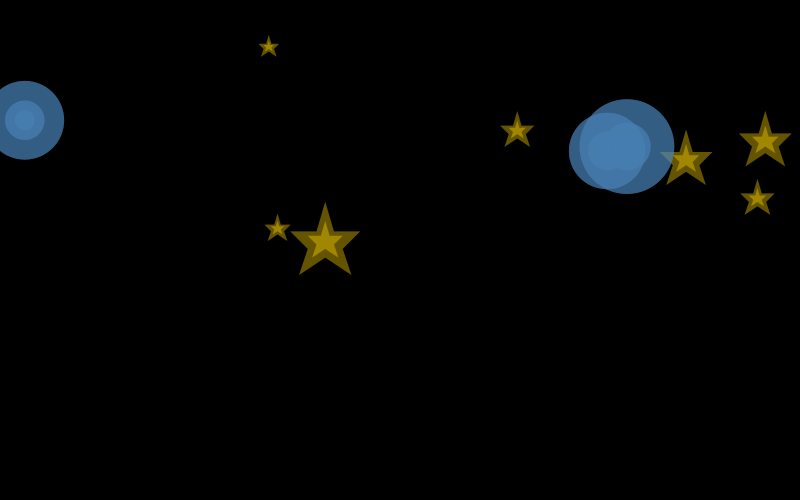
Frame 1 (no input)
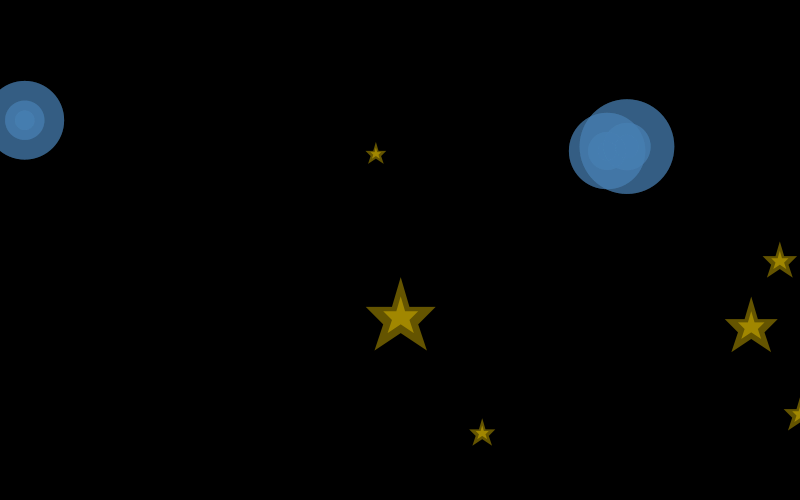
Frame 60 (the mouse pressed at the canvas centre just before this capture)
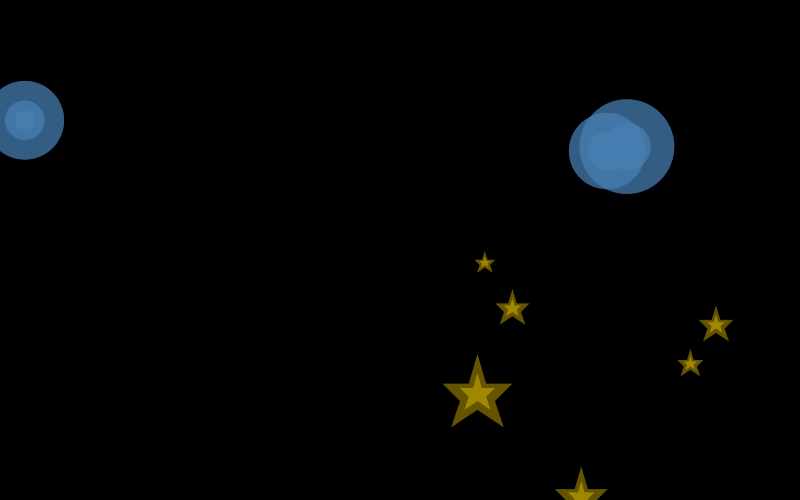
Frame 120 (the mouse held since frame 60 and released just before this capture)

The Processing sketch that drew these frames (run headless with seeded random() and noise(); from frame 60 on, the mouse is pressed at the canvas centre):

// Processing sketch: processing_141670
// ── processing_141670.pde

//Jenny McCarthy HW 9: Dumb Agents, using arrays of objects (3/27/14)

Stars[] stars = new Stars [6]; //declare array of bubbles
Obstacle[] ob = new Obstacle [3]; //declare array of obstacles

void setup(){
  size(800,500);
  smooth();
  frameRate(20);
  for(int i=0;i<stars.length;i++){ //initializing each star w/ for loop
    stars[i] = new Stars();
  }
  for(int j=0;j<ob.length;j++){ //initializing each obstacle w/ for loop
    ob[j] = new Obstacle();
  }
}

void draw(){
  background(0);
  for(int i=0;i<stars.length;i++){ //run and move each star w/ for loop
    stars[i].display();
    stars[i].move();
    for(int j=0;j<stars.length;j++){  //check each star w/ for loop
      if(stars[i].collide(stars[j])){ //if stars collide w/ other stars, run coll function
        stars[i].coll();
      } 
    }
    for(int k=0;k<ob.length;k++){  //run each obstacle w/ for loop
      ob[k].display();
      if(ob[k].intersect(stars[i])){ //if obstacles and stars intersect, run inter function 
        stars[i].inter();
      }
    }
  }
  if (keyPressed){
    if (key=='r' || key=='R'){
      setup();
    } // press r to reset
  }
}
    
class Obstacle {
  float x,y; //x,y position
  color col; //color of obstacle
  float oSize; //size of obstacle
  
  Obstacle (){
    oSize = random(75,150);
    col = color(70,130,180); //steel blue - from the RGB Color Codes Chart
    x = random(width); //random x position
    y = random(height); //random y position
  }
  
  void display(){
    noStroke();
    fill(col,50); //fills color col with 50 opacity
    ellipse(x,y,oSize,oSize);
    ellipse(x,y,oSize/2,oSize/2);
    ellipse(x,y,oSize/4,oSize/4);
  }
  
  boolean intersect(Stars s){
    float d = dist(x,y,s.xpos,s.ypos);
    if (d < oSize){ //if d is less than the size of obstacle, then boolean returns true
      return true;
    } else { //if d is not less than the size of obstacle, then boolean returns false
      return false;
    }  
  }
}
class Stars {
  float xpos; //x position
  float ypos; //y postion 
  float speed; //speed of stars
  float size; //size of stars
  int xdirection = 1; //left-right
  int ydirection = 1; //top-bottom
  color c = color(255,215,0); //gold - from the RGB Color Codes Chart
  
  Stars(){
    xpos = random(width); //stars start at a random x postion
    ypos = random(height); //stars start at a random y postion
    speed = random(1,5); //random speed
    size = random(.5,2); //random size 
  }
  
  void drawStars(float x,float y){
    noStroke();
    fill(c,100); //fills color c, opacity 100
    
    beginShape(); //outer star
    vertex(x,y-22*size); //1st point (top, going clockwise to next point)
    vertex(x+5*size,y-5*size);
    vertex(x+20*size,y-5*size); //2nd point
    vertex(x+10*size,y+5*size);
    vertex(x+15*size,y+20*size); //3rd point
    vertex(x,y+10*size);
    vertex(x-15*size,y+20*size); //4th point
    vertex(x-10*size,y+5*size);
    vertex(x-20*size,y-5*size); //5th point
    vertex(x-5*size,y-5*size);
    endShape(CLOSE);
    
    beginShape(); //inner star
    vertex(x,y-11*size); //1st point (top, going clockwise to next point)
    vertex(x+2.5*size,y-2.5*size);
    vertex(x+10*size,y-2.5*size); //2nd point
    vertex(x+5*size,y+2.5*size);
    vertex(x+7.5*size,y+10*size); //3rd point
    vertex(x,y+5*size);
    vertex(x-7.5*size,y+10*size); //4th point
    vertex(x-5*size,y+2.5*size);
    vertex(x-10*size,y-2.5*size); //5th point
    vertex(x-2.5*size,y-2.5*size);
    endShape(CLOSE);
  }
  
  void display(){
    drawStars(xpos,ypos); //draws stars at x,y
  }
  
  void move(){ //based off of the bouncing ball example from processing.org by Ben Fry and Casey Reas
    xpos = xpos + (speed * xdirection);
    ypos = ypos + (speed * ydirection);
    
    if (xpos > width || xpos < 0){ //if xpos is less than 0 or more than the width, then reverse the direction
      xdirection *= -1;
    }
    if (ypos > height || ypos < 0){ //if ypos is less than 0 or more than the height, then reverse the direction
      ydirection *= -1;
    }
  }  
  
  void coll(){
    println("Good Morning Starshine! The Earth says Hello!"); //prints when stars collide, quote comes from the song "Good Morning Starshine" from the musical, Hair
  }
  void no_coll(){
    println("No stars for you"); //prints when stars do not collide
  }
  
  void inter(){
    println("You're a Shining Star!"); //prints when stars and obstacles intersect
    drawStars(xpos+(random(-100,100)),ypos+(random(-100,100))); //if stars collide w/ obstacle, stars multiply
  }
  
   boolean collide(Stars s0){
    float dis = dist(xpos,ypos,s0.xpos,s0.ypos);
    if (dis < size*30){ //if d is less than size*30, then boolean returns true
      return true;
    } else { //if d is not less than size*30, then boolean returns false
      return false;
    }  
  }
}
